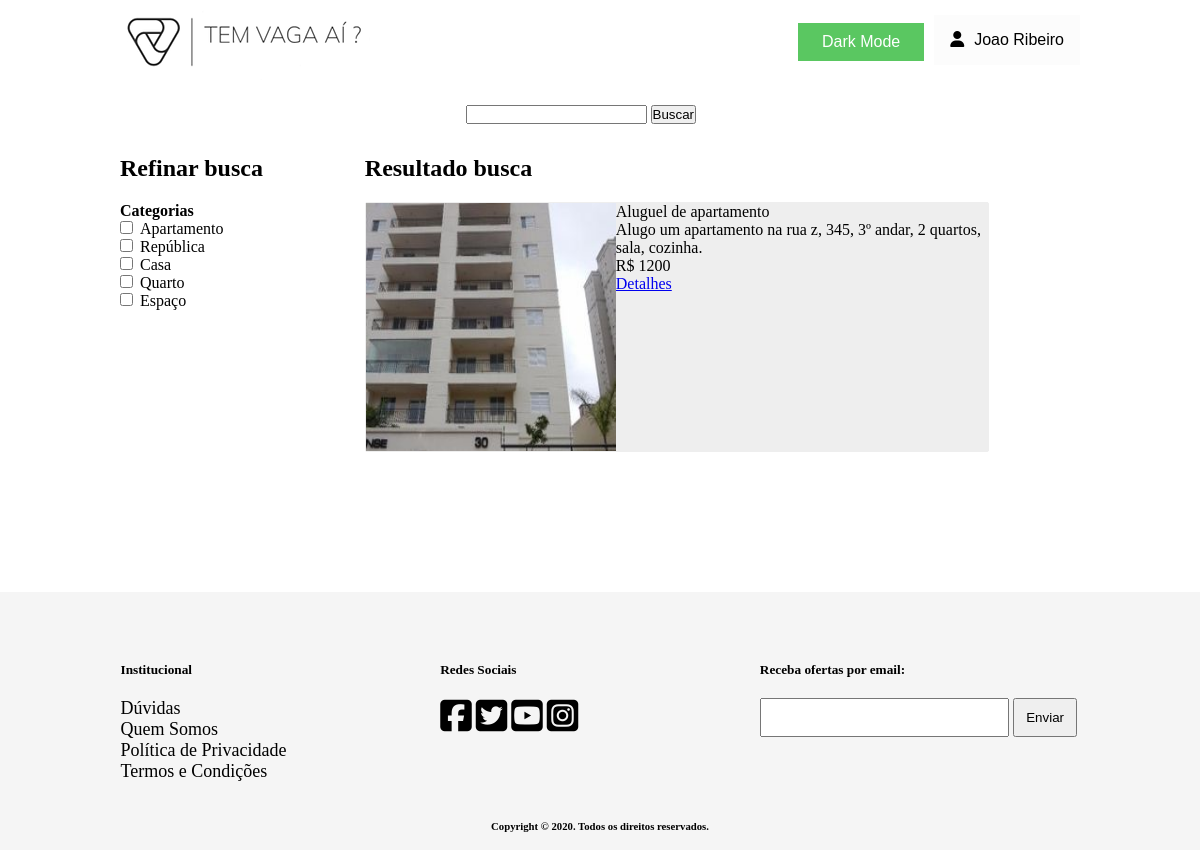
The page /paginas/resultadoBusca.php?buscar=Apartamento (signed in) on the database its author committed.
### tables this page shows
CREATE TABLE IF NOT EXISTS Usuario (
    idUsuario INT NOT NULL AUTO_INCREMENT PRIMARY KEY,
    nome VARCHAR(45),
    email VARCHAR(45),
    senha VARCHAR(45),
    telefone VARCHAR(45)
);

CREATE TABLE IF NOT EXISTS Imagem (
    idImagem INT NOT NULL AUTO_INCREMENT PRIMARY KEY,
    url VARCHAR(90),
    Anuncio_idAnuncio INT
);

CREATE TABLE IF NOT EXISTS Anuncio (
    idAnuncio INT NOT NULL AUTO_INCREMENT PRIMARY KEY,
    titulo VARCHAR(45),
    descricao VARCHAR(150),
    valor FLOAT,
    Usuario_idUsuario INT
);

### classes/Usuario.class.php (called while the page is built, shortened)
<?php
class Usuario {
    public static function buscarNomeUsuario($idUsuario) {
        global $pdo;
        $sql = $pdo->prepare("SELECT nome FROM Usuario WHERE idUsuario = ?");
        $sql->bindParam(1, $idUsuario);
        if ($sql->execute() == true) {
            if ($sql->rowCount() == 1) {
                $dado = $sql->fetch();
                return $dado['nome'];
            }
        }
    }
}
?>

### classes/Categoria.class.php (called while the page is built, shortened)
<?php
class Categoria {
    public function getNomeDasCategorias () {
        global $pdo;
        $sql = $pdo->prepare("SELECT nome FROM Categoria");
        $sql->execute();
        $array = NULL;
        if ($sql->execute() == true) {
            if ($sql->rowCount() > 0) {
                $array = $sql->fetchAll(PDO::FETCH_COLUMN);
            }
        }
        return $array;
    }
}
?>

### classes/Anuncio.class.php (called while the page is built, shortened)
<?php
class Anuncio {
    public function getAnuncios ($termo) {
        global $pdo;
        $termo = $this->test_input($termo);
        $sql = $pdo->prepare("SELECT * FROM Anuncio WHERE titulo LIKE LOWER (?) OR descricao LIKE LOWER (?)");
        $termoBuscar = '%'.$termo.'%';
        $sql->bindParam(1, $termoBuscar);
        $sql->bindParam(2, $termoBuscar);
        $array = NULL;
        if ($sql->execute() == true) {
            if ($sql->rowCount() > 0) {
                $array = $sql->fetchAll();
            }
        }
        return $array;
    }
    public function getImagensPorAnuncio ($idAnuncio) {
        global $pdo;
        $sql = $pdo->prepare("SELECT * FROM Imagem WHERE Anuncio_idAnuncio = ?");
        $sql->bindParam(1, $idAnuncio);
        $array = NULL;
        if ($sql->execute() == true) {
            if ($sql->rowCount() > 0) {
                $array = $sql->fetchAll();
            }
        }
        return $array;
    }
    public function test_input($data) {
        $data = trim($data);
        $data = stripslashes($data);
        $data = htmlspecialchars($data);
        return $data;
    }
}
?>

### paginas/resultadoBusca.php (the view, shortened to what this page needs)
<!DOCTYPE html>
<html lang="en" dir="ltr">
    <head>
        <link rel="stylesheet" href="../css/footer.css">
        <link rel="stylesheet" href="../css/header.css">
        <link rel="stylesheet" href="../css/resultadoBusca.css">
        <link rel="stylesheet" href="../css/darkMode.css">
    </head>
    <body>
        <?php require './header.php'; ?>
        <div class="conteudoPrincipal">
            <div class="buscaAvancada">
                <form class="" action="<?php echo htmlspecialchars($_SERVER["PHP_SELF"]);?>" method="get" id ='formID'>
                    <input type="text" name="buscar" value="">
                    <input type="submit" name="" value="Buscar">
                </form>
            </div>
            <div>
                <div class="refinarBusca">
                    <h2>Refinar busca</h2>
                    <div class="categorias">
                        <h4>Categorias</h4>
                        <?php
                        $pastaImagens = __ROOT__.'/imagens/anuncios/';
                        require '../classes/Categoria.class.php';
                        $c = new Categoria();
                        $categorias = $c->getNomeDasCategorias();
                        if (isset($categorias) && !empty($categorias)) {
                            foreach ($categorias as $cat){
                                echo "<input  name='categoria[]' form='formID' type='checkbox' style='margin-right: 7px;' value=".$cat.">".$cat."</input> <br>";
                            }
                        }
                        ?>
                    </div>
                </div>
                <div class="resultadoAnuncios">
                    <h2>Resultado busca</h2>
                    <?php
                    require '../classes/Anuncio.class.php';
                    $a = new Anuncio();
                    if (isset($_GET)) :
                        if (isset($_GET['categoria']) && count($_GET['categoria']) != 0) {
                            $resultadoBusca = $a->getAnunciosPorCategoria($_GET['categoria'], $_GET['buscar']);
                        } else {
                            if (!empty($_GET['buscar'])) {
                                $resultadoBusca = $a->getAnuncios($_GET['buscar']);
                            }
                        }
                        if (isset($resultadoBusca) && !empty($resultadoBusca)):
                            foreach ($resultadoBusca as $anuncio):
                            ?>
                                <div class='anuncio'>
                                    <div class='imagem'>
                                        <?php
                                        $imagens = $a->getImagensPorAnuncio($anuncio['idAnuncio']);
                                        if (isset($imagens) && !empty($imagens)) {
                                            foreach ($imagens as $img) {
                                                echo "<img src='".$pastaImagens.$img['url']."' alt=''>";
                                            }
                                        }
                                        ?>
                                    </div>
                                    <div class='info'>
                                        <span class="titulo"><?php echo $anuncio['titulo'] ?></span>
                                        <span class="descricao"><?php echo $anuncio['descricao'] ?></span>
                                        <span class="valor"><?php echo "R$ ".$anuncio['valor'] ?></span>
                                        <span class="detalhes"><a href="<?php echo __ROOT__."/paginas/detalhesAnuncios.php?idAnuncio=".$anuncio['idAnuncio'] ?>">Detalhes</a></span>
                                    </div>
                                </div>
                            <?php
                            endforeach;
                        else:
                            echo "<h4 style='padding-top: 20px;'>Nada encontrado</h4>";
                        endif;
                    else:
                        echo "<h4 style='padding-top: 20px;'>Nada encontrado</h4>";
                    endif;
                    ?>
                </div>
            </div>
        </div>
        <?php require './footer.php' ?>
    </body>
</html>

### paginas/header.php (shortened to what this page needs)
<?php
$serverDocRoot = str_replace ("\\", "/", $_SERVER['DOCUMENT_ROOT']);
require $serverDocRoot.__ROOT__.'/config.php';
$pastaImagens = __ROOT__.'/imagens/';
?>
<div id="cabecalho">
    <div class="logo">
        <div id="slide">
            <a href="<?php echo __ROOT__ ?>">
                <img id="tamanhoImg" src="<?php echo $pastaImagens."/logo.png" ?>">
            </a>
        </div>
    </div>
        <ul>
            <li>
                <div id="botaoDark">
                    <button class="buttonDark buttonDark1" onclick="myFunction()">Dark Mode</button>
                </div>
            </li>
    <?php if (isset($_SESSION["login"]) && !empty($_SESSION["login"])): ?>
            <?php
            require_once $serverDocRoot.__ROOT__.'/classes/Usuario.class.php';
            $usuario = new Usuario();
            $nomeUsuario = $usuario->buscarNomeUsuario($_SESSION['login']);
            ?>
            <div class="dropdown">
                <li>
                    <button onclick="myFunction()" class="dropbtn">
                        <span><i class="fas fa-user" style="margin-right:10px;"></i><?php echo $nomeUsuario ?></span>
                    </button>
                </li>
            </div>
        </ul>
    <?php endif; ?>
</div>

### css/header.css (style rules this page uses)
* { box-sizing: border-box; margin: 0; padding: 0; }
body { background-color: rgb(252,252,252); display: flex; flex-direction: column; justify-content: space-between; min-height: 100vh; }
#slide { position: relative; animation: mymove 8s forwards; }
#tamanhoImg { width: 250px; height: 80px; }
#cabecalho { margin: 0 auto; width: 80%; display: flex; justify-content: space-between; }
#cabecalho .logo { width: 250px; height: 80px; }
#cabecalho ul { display: flex; flex-direction: row; align-items: center; }
#cabecalho ul li { width: auto; display: flex; }
.dropbtn { background-color: #fcfcfc; padding: 16px; font-size: 16px; border: none; cursor: pointer; }
.dropdown { position: relative; display: inline-block; }

### css/resultadoBusca.css (style rules this page uses)
.conteudoPrincipal { min-height: 64vh; margin: 0 auto; width: 80%; padding-top: 25px; }
.conteudoPrincipal > div:last-child { width: 100%; }
.buscaAvancada { display: flex; width: 96%; height: 50px; justify-content: center; }
.refinarBusca { display: inline-block; width: 25.5%; float: left; }
.resultadoAnuncios { width: 65%; display: inline-block; float: left; }
.categorias { padding-top: 20px; }
.anuncio { width: 100%; height: 250px; margin: 20px 0; background-color: #EEE; border: 1px solid #EEE; border-radius: 2px; }
.anuncio .imagem { display: inline-block; width: 250px; height: 100%; overflow: hidden; }
.anuncio .imagem img { width: 250px; height: 100%; }
.anuncio .info { display: inline-block; width: calc(100% - 250px); float: right; height: 100%; }
.anuncio .info span { display: block; }

### css/darkMode.css (style rules this page uses)
body { background-color: white; color: black; }
#botaoDark { text-align: right; padding-top: 5px; padding-bottom: 2px; }
.buttonDark { background-color: #5ac761; border: none; color: white; text-decoration: none; display: inline-block; font-size: 16px; cursor: pointer; margin-right: 10px; }
.buttonDark1 { padding: 10px 24px; }

### rows shown on the page
usuario: nome "Joao Ribeiro"
anuncio: titulo "Aluguel de apartamento", descricao "Alugo um apartamento na rua z, 345, 3º andar, 2 quartos, sala, cozinha.", valor "1200"
imagem: url (picture)

### other values the page prints
$cat "Apartamento"
$cat "República"
$cat "Casa"
$cat "Quarto"
$cat "Espaço"
